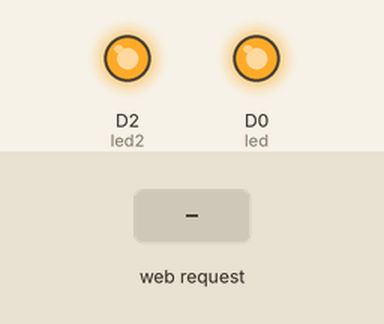
This sketch was run on a simulated ESP8266 (NodeMCU). Shown: output pins drawn as LEDs (lit = HIGH). The test bench sets the inputs (shaded band). WiFi joins after 1.5 s; servers stay silent unless stated; what the sketch prints to the serial monitor is not drawn.

Above: at 2.7 s.
2.8 s: HTTP request GET /LED=ON received
At 3.5 s:
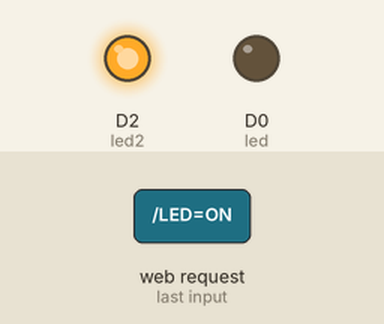
4.3 s: HTTP request GET /LED2=OFF received
At 4.8 s:
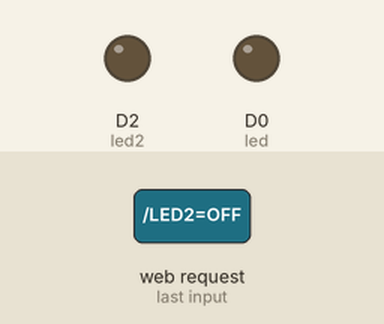
5.8 s: HTTP request GET /LED=OFF received
At 6.9 s:
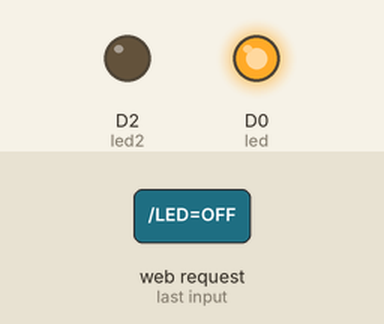
Timing chart, 0 to 8.8 s (numbered marks = the images above; inputs shaded):
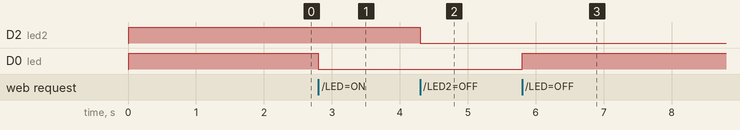

The sketch:

WiFi_control_led.ino
```cpp
#include <ESP8266WiFi.h>
#define led D0
#define led1 D1
#define led2 D2
String ssid = "SINGHAM 1149";
String password = "12345671";
WiFiServer server(80);

void setup() {
  Serial.begin(9600);
  delay(10);

  pinMode(led, OUTPUT);
  digitalWrite(led,HIGH);
  pinMode(led2, OUTPUT);
  digitalWrite(led2,HIGH);

  Serial.print("Connecting to ");
  Serial.println(ssid);
  WiFi.begin(ssid,password);

  while (WiFi.status() != WL_CONNECTED) {
    delay(500);
    Serial.print(".");
  }
  Serial.println("WiFi connected");

  // Start the server
  server.begin();
  Serial.println("Server started");

  // Print the IP address
  Serial.print("Use this URL to connect: ");
  Serial.print("http://");
  Serial.print(WiFi.localIP());
  Serial.println("/");
}

int value = 0;
int value1 = 1;
int value2 = 1;
void loop() {
  // Check if a client has connected
  WiFiClient client = server.available();
  if (!client) {
    return;
  }

  // Wait until the client sends some data
  Serial.println("new client");
  while(!client.available()){
    delay(1);
  }

  // Read the first line of the request
  String request = client.readStringUntil('\r');
  Serial.println(request);
  client.flush();

  // Match the request
  if (request.indexOf("/LED=ON") != -1)  {
    digitalWrite(led, LOW);
    value = 1;
  }
  else if (request.indexOf("/LED=OFF") != -1)  {
    digitalWrite(led, HIGH);
    value = 0;
  }else if (request.indexOf("/LED1=ON") != -1)  {
    Serial.println("LED1 is ON");
    digitalWrite(led1, HIGH);
    value1 = 1;
  }else if (request.indexOf("/LED1=OFF") != -1)  {
    Serial.println("LED1 is OFF");
    digitalWrite(led1, LOW);
    value1 = 0;
  }
  else if (request.indexOf("/LED2=ON") != -1)  {
    Serial.println("LED2 is ON");
    digitalWrite(led2, HIGH);
    value2 = 1;
  }
  else if (request.indexOf("/LED2=OFF") != -1)  {
    Serial.println("LED2 is OFF");
    digitalWrite(led2, LOW);
    value2 = 0;
  }


  // Return the response
  client.println("HTTP/1.1 200 OK");
  client.println("Content-Type: text/html");
  client.println("");
  client.println("<!DOCTYPE HTML>");
  client.println("<html>");

  client.print("Internal Led is now: ");

  if(value == 1) {
    client.print("On");
  } else {
    client.print("Off");
  }
  client.println("<br><br>");
  client.println("<a href=\"/LED=ON\"\"><button>Turn On </button></a>");
  client.println("<a href=\"/LED=OFF\"\"><button>Turn Off </button></a><br />");

  client.println("<br><br>");
  client.print("External Led 1 is now: ");

  if(value1 == 1) {
    client.print("On");
  } else {
    client.print("Off");
  }
  client.println("<br><br>");
  client.println("<a href=\"/LED1=ON\"\"><button>Turn External LED 1 On </button></a>");
  client.println("<a href=\"/LED1=OFF\"\"><button>Turn External LED 1 Off </button></a><br />");

  client.println("<br><br>");
  client.print("External Led 2 is now: ");

  if(value2 == 1) {
    client.print("On");
  } else {
    client.print("Off");
  }
  client.println("<br><br>");
  client.println("<a href=\"/LED2=ON\"\"><button>Turn External LED 2 On </button></a>");
  client.println("<a href=\"/LED2=OFF\"\"><button>Turn External LED 2 Off </button></a><br />");

  client.println("</html>");

  Serial.println("Client disonnected");
  Serial.println("");
}
```

Measured:
- after the input at 2.8 s, D0 (led): HIGH → LOW at once
- after the input at 4.3 s, D2 (led2): HIGH → LOW at once
- after the input at 5.8 s, D0 (led): LOW → HIGH at once
